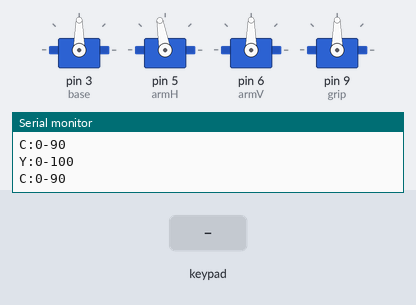
Recording of a sketch running on a simulated Arduino Uno, built with avr-gcc and run on an emulated ATmega328P. Shown: 4 × servo, the last lines printed to the serial monitor. The inputs (shaded band) are chosen by the test bench.

Above: at 1.2 s.
1.3 s: key 'U' pressed
At 2.7 s:
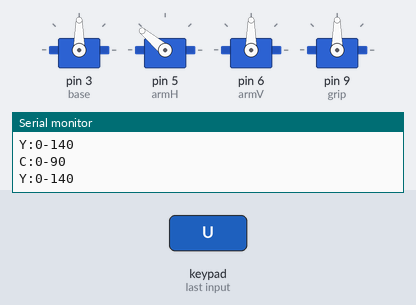
3.1 s: key 'L' pressed
At 4.4 s:
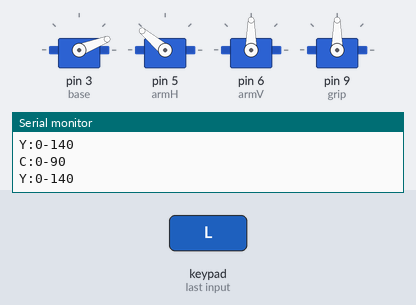
4.9 s: key 'D' pressed
At 6.1 s:
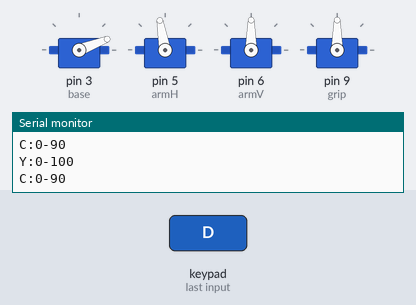
6.8 s: key 'R' pressed
At 6.97 s:
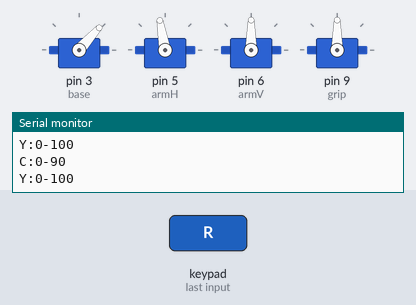
8.7 s: key 'D' pressed
At 10.1 s:
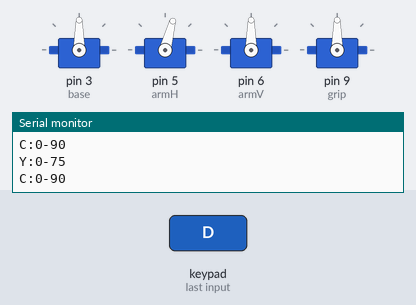
10.4 s: key 'L' pressed
At 11.8 s:
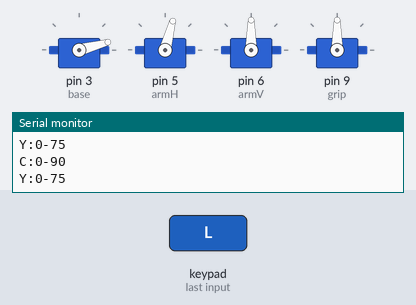
Timing chart, 0 to 13.3 s (numbered marks = the images above; inputs shaded):
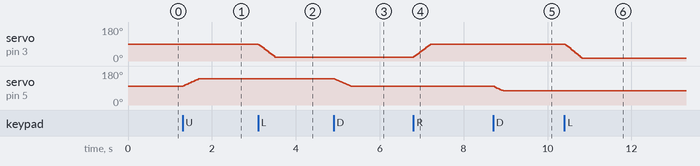

The sketch:

EZnunchuk.ino
```cpp
//Include libraries
#include <Nunchuk.h>
#include <Wire.h>
#include <Servo.h>

//define variables
Servo base; //servo 1
Servo armH; //bras horizontal
Servo armV; //bras vertical
Servo grip; //pince


//define starting angle for each servo
//choose a safe position to start from
//it will try to move instantaniously to that position when powered up!
//those angles will depend on the angle of each servo during the assemble
int base_rest = 90; //servo 1 current angle
int base_speed = 1; //servo 1 speed
int armH_rest = 100;
int armH_speed = 1;
int armV_rest = 90;
int armV_speed = 1;
int grip_rest = 90;
int grip_speed = 1;

//define restrictions for each servo
//those angles will depend on the angle of each servo during the assemble
int base_min = 0;
int base_max = 180;
int armV_min = 45;
int armV_max = 100;
int armH_min = 75;
int armH_max = 140;
int grip_min = 0;
int grip_max = 120;


//SETUP
void setup() {
    //attach each servo to a pin and start its position
    base.attach(3);
    base.write(base_rest);
    armH.attach(5);
    armH.write(armH_rest);
    armV.attach(6);
    armV.write(armV_rest);
    grip.attach(9);
    grip.write(grip_rest);


    //start serial communication
    Serial.begin(9600);

    //start Nunchuk
    Wire.begin();
    nunchuk_init();
}

void loop() {
    //read Nunchuk sensors
    if (nunchuk_read()) {

        int x = nunchuk_joystickX();    //joystick X position
        int y = nunchuk_joystickY();    //joystick Y position
        boolean z = nunchuk_buttonZ();  //z button status
        boolean c = nunchuk_buttonC();  //c button status
        float pitch = nunchuk_pitch();  //pitch angle
        float roll = nunchuk_roll();    //roll angle

        if (x>40) {
          base_speed = map(x,40,100,1,3);
          base_rest += base_speed ;
          if (base_rest > base_max){
            base_rest = base_max;
          }
          base.write(base_rest);
        }
        if (x<-40) {
          base_speed = map(x,-40,-100,1,3);
          base_rest -= base_speed ;
          if (base_rest < base_min){
            base_rest = base_min;
          }
          base.write(base_rest);
        }
//        Serial.print("X:");
//        Serial.print(x);
//        Serial.print("-");
//        Serial.println(base_rest);

        if (y>20 && c==0) {
          armH_speed = map (y,20,100,1,2);
          armH_rest += armH_speed;
          if (armH_rest > armH_max){
            armH_rest = armH_max;
          }
          armH.write(armH_rest);
        }
        if (y<-20 && c==0) {
          armH_speed = map(y,-20,-100,1,2);
          armH_rest -= armH_speed ;
          if (armH_rest < armH_min){
            armH_rest = armH_min ;
          }
          armH.write(armH_rest);
          }
        Serial.print("Y:");
        Serial.print(y);
        Serial.print("-");
        Serial.println(armH_rest);

      if (y>20 && c==1){
        armV_speed = map(y,20,100,1,2);
        armV_rest+=armV_speed;
        if (armV_rest > armV_max){
          armV_rest = armV_max;
        }
        armV.write(armV_rest);
      }
      if (y<-20 && c==1){
        armV_speed = map(y,-20,-100,1,2);
        armV_rest-=armV_speed;
        if (armV_rest < armV_min){
          armV_rest = armV_min;
        }
        armV.write(armV_rest);
      }
          Serial.print("C:");
          Serial.print(c);
          Serial.print("-");
          Serial.println(armV_rest);


    }


}
```

Measured:
- after the input at 1.3 s, servo on pin 5 (armH): moves from 100° to 140° over 0.38 s, starting at once
- after the input at 3.1 s, servo on pin 3 (base): moves from 90° to 21° over 0.39 s, starting at once
- after the input at 4.9 s, servo on pin 5 (armH): moves from 140° to 100° over 0.40 s, starting at once
- after the input at 6.8 s, servo on pin 3 (base): moves from 21° to 90° over 0.39 s, starting at once
- after the input at 8.7 s, servo on pin 5 (armH): 100° → 75° at once
- after the input at 10.4 s, servo on pin 3 (base): moves from 90° to 15° over 0.40 s, starting at once
